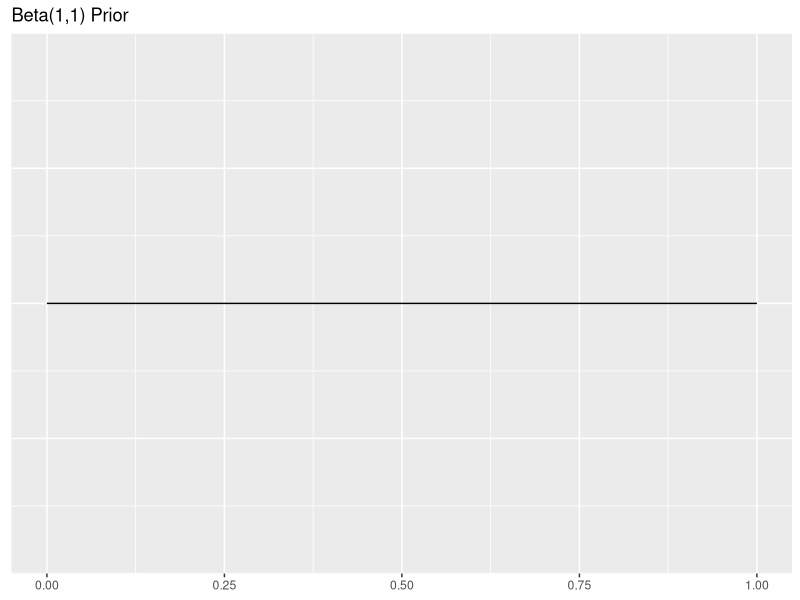
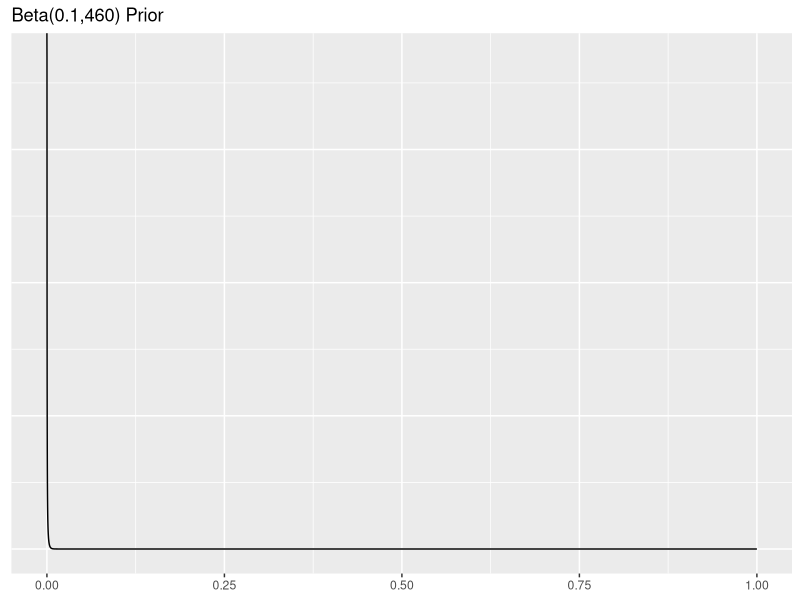
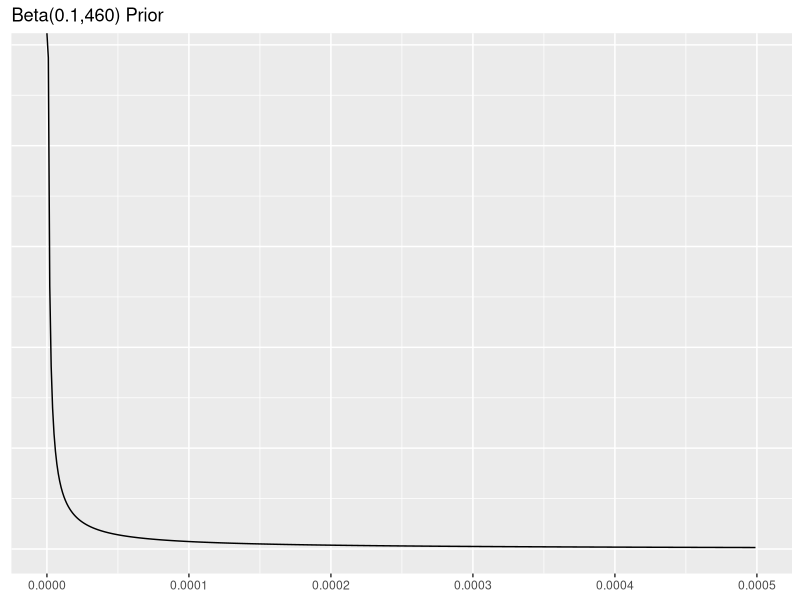
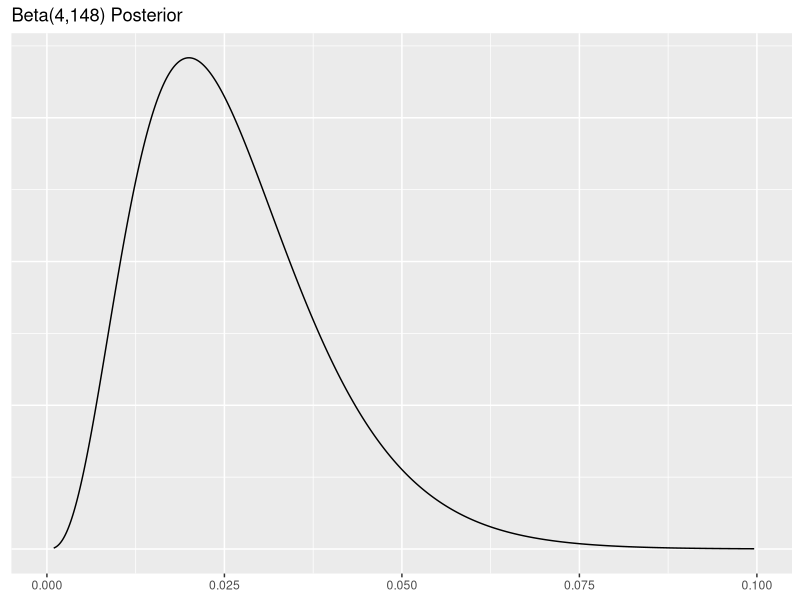
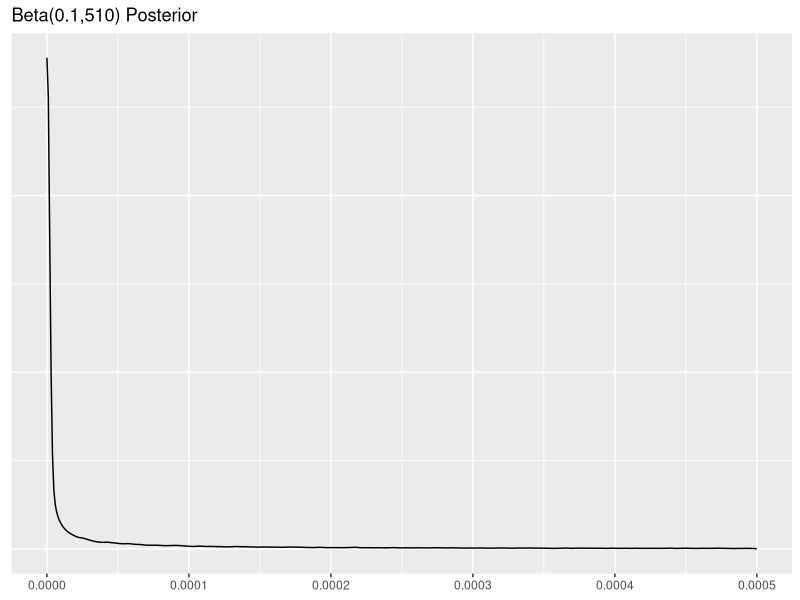

Recreate these plots in R, in order.
## ---- chunk 1
#| echo: fenced
tumordat <- data.frame(
  "tumor_no" = c(147, 50),
  "tumor_yes" = c(3, 0),
  row.names = c("Exposed", "Control"),
  stringsAsFactors = FALSE
)
colnames(tumordat) <- c("No Tumor", "Tumor")

tumordat

## ---- chunk 2
#| echo: false
fisher.test(tumordat)
## ---- chunk 3
#| echo: false

library(tidyverse)
x = seq(0, 1, length=10000)

db=dbeta(x, 1, 1)

ggplot() + 
  geom_line(aes(x,db)) + 
  theme(axis.title.x=element_blank(), axis.title.y=element_blank(), axis.ticks.y=element_blank(),axis.text.y=element_blank()) + 
  labs(title="Beta(1,1) Prior")
## ---- chunk 4
#| echo: false

x = seq(0, 1, length=10000)

db=dbeta(x, 0.1, 460)

ggplot() + 
  geom_line(aes(x,db)) + 
  theme(axis.title.x=element_blank(), axis.title.y=element_blank(), axis.ticks.y=element_blank(),axis.text.y=element_blank()) + 
  labs(title="Beta(0.1,460) Prior")
## ---- chunk 5
#| echo: false
options(scipen=999)
x = seq(0, 1, length=1000000)

db=dbeta(x, 0.1, 460)

ggplot() + 
  geom_line(aes(x,db)) + 
  theme(axis.title.x=element_blank(), axis.title.y=element_blank(), axis.ticks.y=element_blank(),axis.text.y=element_blank()) + 
  labs(title="Beta(0.1,460) Prior") + xlim(0,.0005)
## ---- chunk 6
# take sample of a lot of values from posterior and plot them
x_ben=rbeta(100000,4,148)
dben=dbeta(x_ben, 4, 148)

ggplot() + 
  geom_line(aes(x_ben,dben)) + 
  theme(axis.title.x=element_blank(), axis.title.y=element_blank(), axis.ticks.y=element_blank(),axis.text.y=element_blank()) + 
  labs(title="Beta(4,148) Posterior") + xlim(0,.1)

## ---- chunk 7
# take sample of a lot of values from posterior and plot them
x_con=rbeta(100000,0.1,510)

ggplot() + 
  geom_density(aes(x_con)) + 
  theme(axis.title.x=element_blank(), axis.title.y=element_blank(), axis.ticks.y=element_blank(),axis.text.y=element_blank()) + 
  labs(title="Beta(0.1,510) Posterior") + xlim(0,.0005)

## ---- chunk 8
#| echo: true
#| eval: true
x_con=rbeta(10000000,0.1,510)
x_ben=rbeta(10000000,4,148)
mean(x_ben>x_con)
